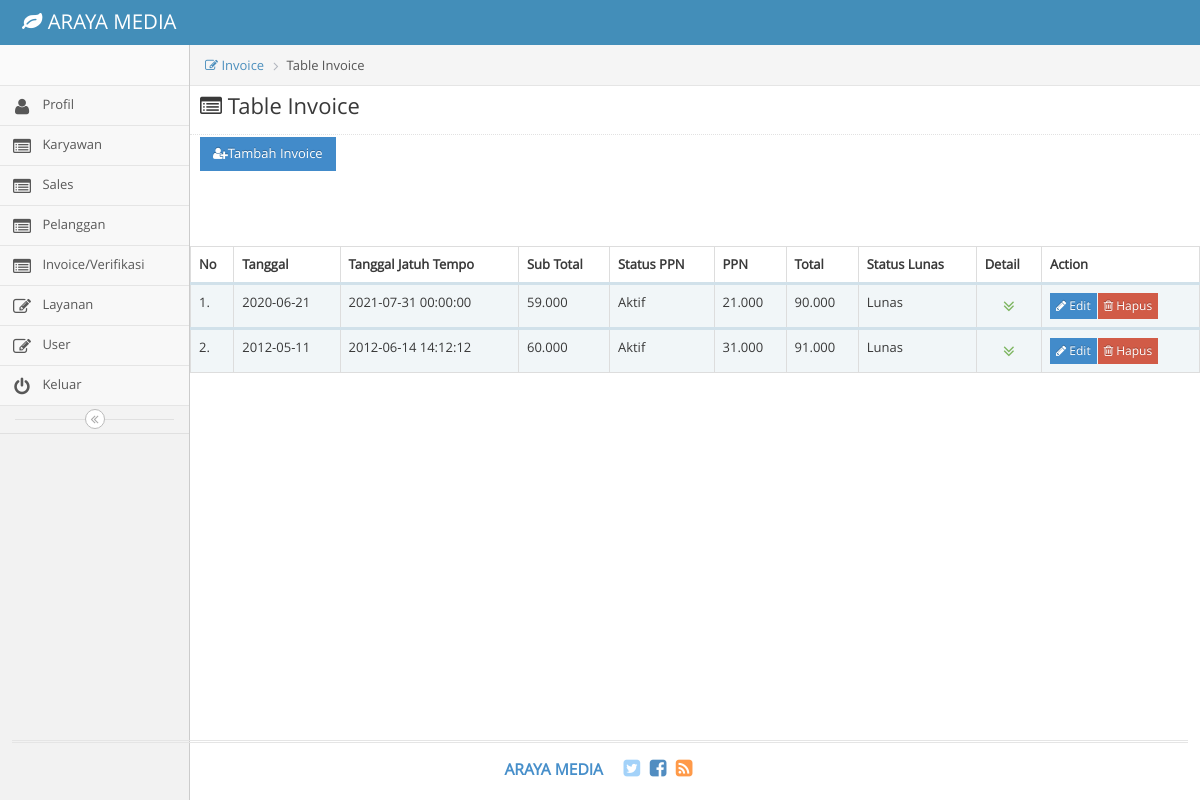
Page /index.php/invover_admin on the committed database.
### tables this page shows
CREATE TABLE `invoice` (
  `No_Faktur` int(11) NOT NULL,
  `id_Customer` int(11) DEFAULT NULL,
  `id_Karyawan` int(11) DEFAULT NULL,
  `id_Detail_Invoice` int(11) DEFAULT NULL,
  `Tanggal` date DEFAULT NULL,
  `Tgl_JatuhTempo` datetime DEFAULT NULL,
  `Sub_Total` varchar(45) DEFAULT NULL,
  `Status_Ppn` varchar(45) DEFAULT NULL,
  `Ppn` varchar(45) DEFAULT NULL,
  `Total` varchar(45) DEFAULT NULL,
  `Status_Lunas` varchar(45) DEFAULT NULL
);

### application/controllers/invover_admin.php (called while the page is built, shortened)
<?php
class Invover_admin extends CI_Controller {
	public function index()
	{
		$datainvoice = $this->db->get("invoice")->result();
		$data = array(
			'form' => 'invover_admin',
			'invoice' => $datainvoice
		);
		$this->load->view('invover_admin',$data);
	}
}

### index.php (called while the page is built, shortened)
<?php
require_once BASEPATH.'core/CodeIgniter.php';

### application/views/invover_admin.php (the view, shortened to what this page needs)
<!DOCTYPE html>
<html lang="en">
	<head>
		<link rel="stylesheet" href="<?php echo base_url()?>assets/css/bootstrap.min.css" />
		<link rel="stylesheet" href="<?php echo base_url()?>assets/font-awesome/4.5.0/css/font-awesome.min.css" />
		<link rel="stylesheet" href="<?php echo base_url()?>assets/css/ace.min.css" class="ace-main-stylesheet" id="main-ace-style" />
		<link rel="stylesheet" href="<?php echo base_url()?>assets/css/ace-skins.min.css" />
		<link rel="stylesheet" href="<?php echo base_url()?>assets/css/ace-rtl.min.css" />
	</head>
	<body class="no-skin">
		<div id="navbar" class="navbar navbar-default          ace-save-state">
			<div class="navbar-container ace-save-state" id="navbar-container">
				<div class="navbar-header pull-left">
					<a href="profil" class="navbar-brand">
						<small>
							<i class="fa fa-leaf"></i>
							ARAYA MEDIA
						</small>
					</a>
				</div>
			</div>
		</div>
		<div class="main-container ace-save-state" id="main-container">
			<div id="sidebar" class="sidebar                  responsive                    ace-save-state">
				<div class="sidebar-shortcuts" id="sidebar-shortcuts">
				</div>
                <ul class="nav nav-list">
					<li class="">
						<a href="<?php echo base_url("index.php/profil_admin")?>">
							<i class="menu-icon fa fa-user"></i>
							<span class="menu-text">
								Profil
							</span>
						</a>
					</li>
					<li class="">
						<a href="<?php echo base_url("index.php/karyawan_admin")?>">
							<i class="menu-icon fa fa-list-alt"></i>
							<span class="menu-text">
								Karyawan
							</span>
						</a>
					</li>
					<li class="">
						<a href="<?php echo base_url("index.php/sales_admin")?>">
							<i class="menu-icon fa fa-list-alt"></i>
							<span class="menu-text">
								Sales
							</span>
						</a>
					</li>
					<li class="">
						<a href="<?php echo base_url("index.php/pelanggan_admin")?>">
							<i class="menu-icon fa fa-list-alt"></i>
							<span class="menu-text">
								Pelanggan
							</span>
						</a>
					</li>
					<li class="">
						<a href="<?php echo base_url("index.php/invover_admin")?>">
							<i class="menu-icon fa fa-list-alt"></i>
							<span class="menu-text">
								Invoice/Verifikasi
							</span>
						</a>
					</li>
					<li class="">
						<a href="<?php echo base_url("index.php/layanan_admin")?>">
							<i class="menu-icon fa fa-pencil-square-o"></i>
							<span class="menu-text">
								Layanan
							</span>
						</a>
					</li>
					<li class="">
						<a href="<?php echo base_url("index.php/user_admin")?>">
							<i class="menu-icon fa fa-pencil-square-o"></i>
							<span class="menu-text">
								User
							</span>
						</a>
					</li>
					<li class="">
						<a href="<?php echo base_url("index.php/login")?>">
							<i class="menu-icon fa fa-power-off"></i>
							<span class="menu-text">
								Keluar
							</span>
						</a>
					</li>
				</ul>
				<div class="sidebar-toggle sidebar-collapse" id="sidebar-collapse">
					<i id="sidebar-toggle-icon" class="ace-icon fa fa-angle-double-left ace-save-state" data-icon1="ace-icon fa fa-angle-double-left" data-icon2="ace-icon fa fa-angle-double-right"></i>
				</div>
			</div>
			<div class="main-content">
				<div class="main-content-inner">
					<div class="breadcrumbs ace-save-state" id="breadcrumbs">
						<ul class="breadcrumb">
						<li><a href=""><i class="menu-icon fa fa-pencil-square-o"></i> Invoice</li></a>
              			<li><i class="icon_document_alt"></i>Table Invoice</li>
						</ul>
					</div>
						<h3 class="page-header"><i class="menu-icon fa fa-list-alt" style="margin-left: 10px"></i> Table Invoice</h3>
					<a href="<?php echo base_url()."index.php/invover_admin/input"?>" class="btn btn-primary btn-sm" type="button" style="margin-top: -10px;margin-left: 10px"><i class="fa fa-user-plus"></i>Tambah Invoice</button> </a>
					<section class="wrapper">
						<table id="simple-table" class="table  table-bordered table-hover">
					                <tbody>
					                  <tr>
					                  	<th><i class="icon_profile"></i> No</th>
					                    <th><i class="icon_profile"></i> Tanggal</th>
					                  	<th><i class="icon_profile"></i> Tanggal Jatuh Tempo</th>
					                    <th><i class="icon_mail_alt"></i> Sub Total</th>
					                    <th><i class="icon_calendar"></i> Status PPN</th>
					                    <th><i class="icon_calendar"></i> PPN</th>
					                    <th><i class="icon_mail_alt"></i> Total</th>
					                    <th><i class="icon_calendar"></i> Status Lunas</th>
					                    <th><i class="icon_profile"></i> Detail</th>
					                    <th><i class="icon_calendar"></i> Action</th>
					                  </tr>
					                  <tbody>
					                  <?php $nomor=1;foreach ($invoice as $value) {?>
					                    <tr class="detail-row open">
					                    <td><?php echo $nomor++?>.</td>
					                    <td><?php echo $value->Tanggal?></td>
					                    <td><?php echo $value->Tgl_JatuhTempo?></td>
					                    <td><?php echo $value->Sub_Total?></td>
					                    <td><?php echo $value->Status_Ppn?></td>
					                    <td><?php echo $value->Ppn?></td>
					                    <td><?php echo $value->Total?></td>
					                    <td><?php echo $value->Status_Lunas?></td>
					                    <td class="center">
														<div class="action-buttons">
															<a href="#" class="green bigger-140 show-details-btn" title="Show Details">
																<i class="ace-icon fa fa-angle-double-down"></i>
															</a>
														</div>
													</td>
					                    <td>
					                  	<div class="btn-group">
											<a href="<?php echo base_url()."index.php/invover_admin/edit/".$value->No_Faktur?>" class="btn btn-primary btn-xs">
												<i class="fa fa-pencil"></i> Edit
											</a>
											<a href="<?php echo base_url()."index.php/invover_admin/delete/".$value->No_Faktur?>" class="btn btn-danger btn-xs">
												<i class="fa fa-trash-o"></i> Hapus
											</a>
										</div>
						              </td>
						              </tr>
						          </tbody>
					</section>
						<?php
                    }
                    ?>
											</div>
										</div>
									</div>
			<div class="footer">
				<div class="footer-inner">
					<div class="footer-content">
						<span class="bigger-120">
							<span class="blue bolder">ARAYA MEDIA </span>
						</span>
						<span class="action-buttons">
							<a href="#">
								<i class="ace-icon fa fa-twitter-square light-blue bigger-150"></i>
							</a>
							<a href="#">
								<i class="ace-icon fa fa-facebook-square text-primary bigger-150"></i>
							</a>
							<a href="#">
								<i class="ace-icon fa fa-rss-square orange bigger-150"></i>
							</a>
						</span>
					</div>
				</div>
			</div>
	</body>
</html>

### rows in the picture
invoice: Tanggal "2020-06-21", Tgl_JatuhTempo "2021-07-31 00:00:00", Sub_Total "59.000", Status_Ppn "Aktif", Ppn "21.000", Total "90.000", Status_Lunas "Lunas"
invoice: Tanggal "2012-05-11", Tgl_JatuhTempo "2012-06-14 14:12:12", Sub_Total "60.000", Status_Ppn "Aktif", Ppn "31.000", Total "91.000", Status_Lunas "Lunas"
